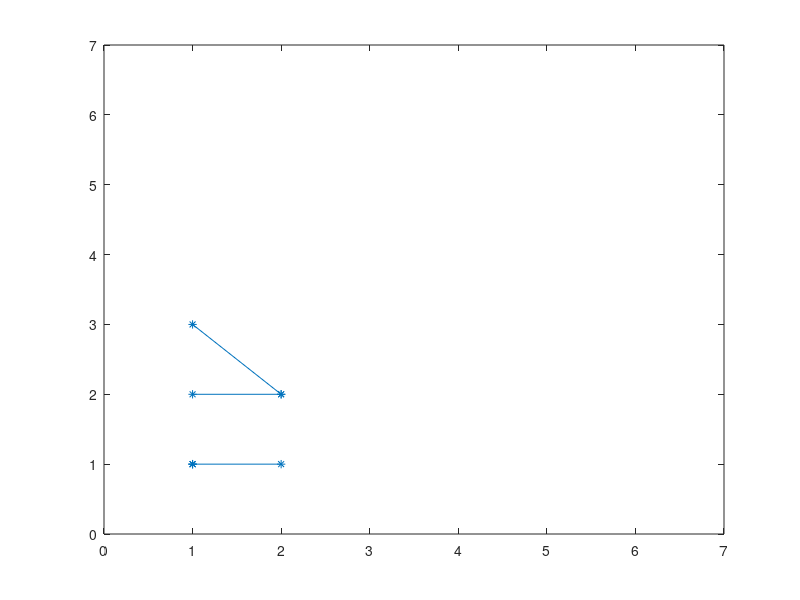

Write MATLAB code to recreate this figure.
% [B,XY] = bucky;
% gplot(A,XY,'-*');

x = 1:2;
y = 1:3;
[XX,YY] = meshgrid(x,y);
a = (rand([2*3,2*3])>0.8);
P=[XX(:),YY(:)];
gplot(a,P,'-*');
axis([0,7,0,7]);